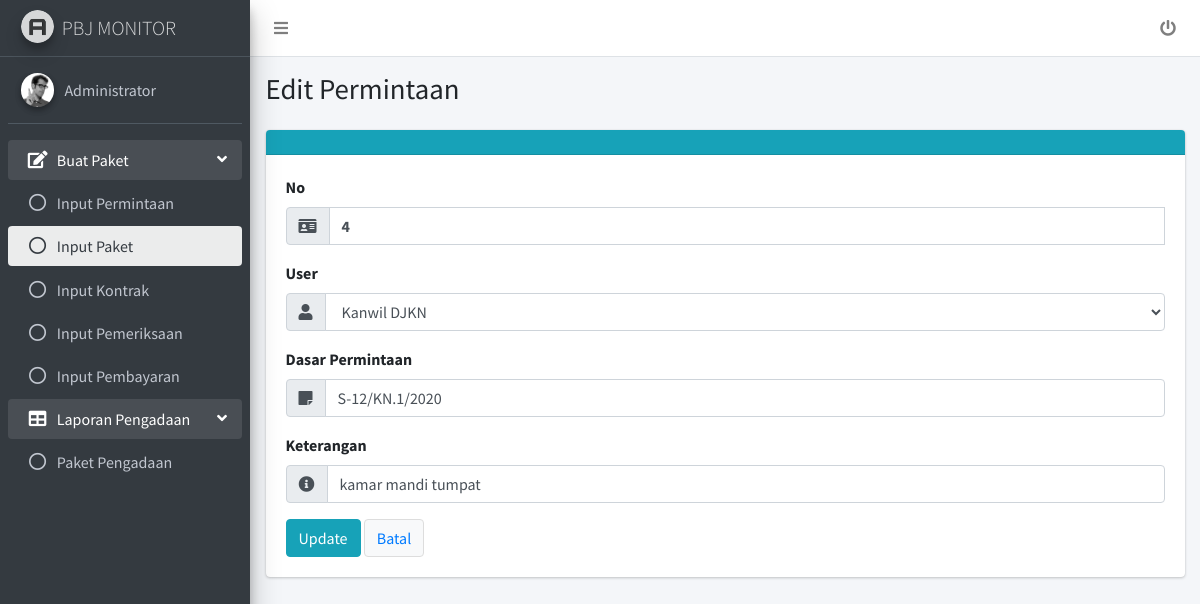
The app's page /edit_permintaan2.php?no=4 (signed in) with its own data.
### tables this page shows
CREATE TABLE `permintaan` (
  `no` int(11) NOT NULL,
  `user` varchar(50) NOT NULL,
  `dasar_permintaan` varchar(100) NOT NULL,
  `ket` varchar(100) NOT NULL
);

### edit_permintaan2.php (the view, shortened to what this page needs)
<!DOCTYPE html>
<html>
<head>
  <link rel="stylesheet" href="plugins/fontawesome-free/css/all.min.css">
  <link rel="stylesheet" href="dist/css/adminlte.min.css">
</head>
<body class="hold-transition sidebar-mini layout-fixed">
<div class="wrapper">
  <nav class="main-header navbar navbar-expand navbar-white navbar-light">
    <ul class="navbar-nav">
      <li class="nav-item">
        <a class="nav-link" data-widget="pushmenu" href="#" role="button"><i class="fas fa-bars"></i></a>
      </li>
    </ul>
	<ul class="navbar-nav ml-auto">
	  <li class="nav-item">
        <a class="nav-link" href="logout.php">
          <i class="fas fa-power-off"></i>
        </a>
      </li>
	</ul>
  </nav>
  <aside class="main-sidebar sidebar-dark-primary elevation-4">
    <a href="index.php" class="brand-link">
      <img src="dist/img/AdminLTELogo.png" alt="AdminLTE Logo" class="brand-image img-circle elevation-3"
           style="opacity: .8">
      <span class="brand-text font-weight-light">PBJ MONITOR</span>
    </a>
    <div class="sidebar">
      <div class="user-panel mt-3 pb-3 mb-3 d-flex">
        <div class="image">
          <img src="dist/img/user2-160x160.jpg" class="img-circle elevation-2" alt="User Image">
        </div>
        <div class="info">
          <a href="#" class="d-block"><?php echo $_SESSION['name']; ?></a>
        </div>
      </div>
      <nav class="mt-2">
        <ul class="nav nav-pills nav-sidebar flex-column" data-widget="treeview" role="menu" data-accordion="false">
          <li class="nav-item has-treeview menu-open">
            <a href="#" class="nav-link">
              <i class="nav-icon fas fa-edit"></i>
              <p>
                Buat Paket
                <i class="fas fa-angle-left right"></i>
              </p>
            </a>
            <ul class="nav nav-treeview">
              <li class="nav-item">
                <a href="permintaan.php" class="nav-link">
                  <i class="far fa-circle nav-icon"></i>
                  <p><?php if($_SESSION['akses'] == "admin") echo "Input "; ?>Permintaan</p>
                </a>
              </li>
              <li class="nav-item">
                <a href="paket.php" class="nav-link active">
                  <i class="far fa-circle nav-icon"></i>
                  <p><?php if($_SESSION['akses'] == "admin") echo "Input "; ?>Paket</p>
                </a>
              </li>
              <li class="nav-item">
                <a href="kontrak.php" class="nav-link">
                  <i class="far fa-circle nav-icon"></i>
                  <p><?php if($_SESSION['akses'] == "admin") echo "Input "; ?>Kontrak</p>
                </a>
              </li>
              <li class="nav-item">
                <a href="pemeriksaan.php" class="nav-link">
                  <i class="far fa-circle nav-icon"></i>
                  <p><?php if($_SESSION['akses'] == "admin") echo "Input "; ?>Pemeriksaan</p>
                </a>
              </li>
			  <li class="nav-item">
                <a href="pembayaran.php" class="nav-link">
                  <i class="far fa-circle nav-icon"></i>
                  <p><?php if($_SESSION['akses'] == "admin") echo "Input "; ?>Pembayaran</p>
                </a>
              </li>
            </ul>
          </li>
          <li class="nav-item has-treeview menu-open">
            <a href="#" class="nav-link">
              <i class="nav-icon fas fa-table"></i>
              <p>
                Laporan Pengadaan
                <i class="fas fa-angle-left right"></i>
              </p>
            </a>
            <ul class="nav nav-treeview">
              <li class="nav-item">
                <a href="pengadaan.php" class="nav-link">
                  <i class="far fa-circle nav-icon"></i>
                  <p>Paket Pengadaan</p>
                </a>
              </li>
            </ul>
          </li>
        </ul>
      </nav>
    </div>
  </aside>
  <div class="content-wrapper">
    <section class="content-header">
      <div class="container-fluid">
        <div class="row mb-2">
          <div class="col-sm-6">
            <h1>Edit Permintaan</h1>
          </div>
        </div>
      </div>
    </section>
	<?php
		include 'koneksi.php';
		$data = mysqli_query($koneksi, "SELECT * FROM permintaan WHERE no='".$_GET['no']."'");
		$col = mysqli_fetch_array($data)
	?>
    <section class="content">
      <div class="container-fluid">
		<div class="card card-info">
			<div class="card-header">
			</div>
			<form method="POST" action="">
			<div class="card-body">
				<div class="form-group">
					<label>No</label>
					<div class="input-group">
						<div class="input-group-prepend">
							<span class="input-group-text"><i class="fas fa-id-card"></i></span>
						</div>
						<label class="form-control"><?php echo $col['no']; ?></label>
					</div>
				</div>
				<div class="form-group">
					<label>User</label>
					<div class="input-group">
						<div class="input-group-prepend">
							<span class="input-group-text"><i class="fas fa-user"></i></span>
						</div>
						<?php
							$datauser = mysqli_query($koneksi, "SELECT * FROM user");
							echo '<select class="form-control" name="user">';
							while($user = mysqli_fetch_array($datauser))
							{
								if($user['user'] == $col['user'])
									echo '<option selected>'.$user['user'].'</option>';
								else
									echo '<option>'.$user['user'].'</option>';
							}
							echo '</select>';
						?>
					</div>
				</div>
				<div class="form-group">
					<label>Dasar Permintaan</label>
					<div class="input-group">
						<div class="input-group-prepend">
							<span class="input-group-text"><i class="fas fa-sticky-note"></i></span>
						</div>
						<input type="text" class="form-control" name="dasar_permintaan" value="<?php echo $col['dasar_permintaan']; ?>">
					</div>
				</div>
				<div class="form-group">
					<label>Keterangan</label>
					<div class="input-group">
						<div class="input-group-prepend">
							<span class="input-group-text"><i class="fas fa-info-circle"></i></span>
						</div>
						<input type="text" class="form-control" name="ket" value="<?php echo $col['ket']; ?>">
					</div>
				</div>
				<div>
					<button type="submit" class="btn btn-info" style="background-color: #17a2b8" name="submit">Update</button>
					<button class="btn btn-default"><a href="paket.php">Batal</a></button>
                </div>
			</div>
			</form>
		</div>
      </div>
    </section>
  </div>
</div>
</body>
</html>

### records on screen
permintaan: no "4", dasar_permintaan "S-12/KN.1/2020", ket "kamar mandi tumpat"

### other values on screen
$_SESSION['name'] "Administrator"
form field user "Kanwil DJKN"
